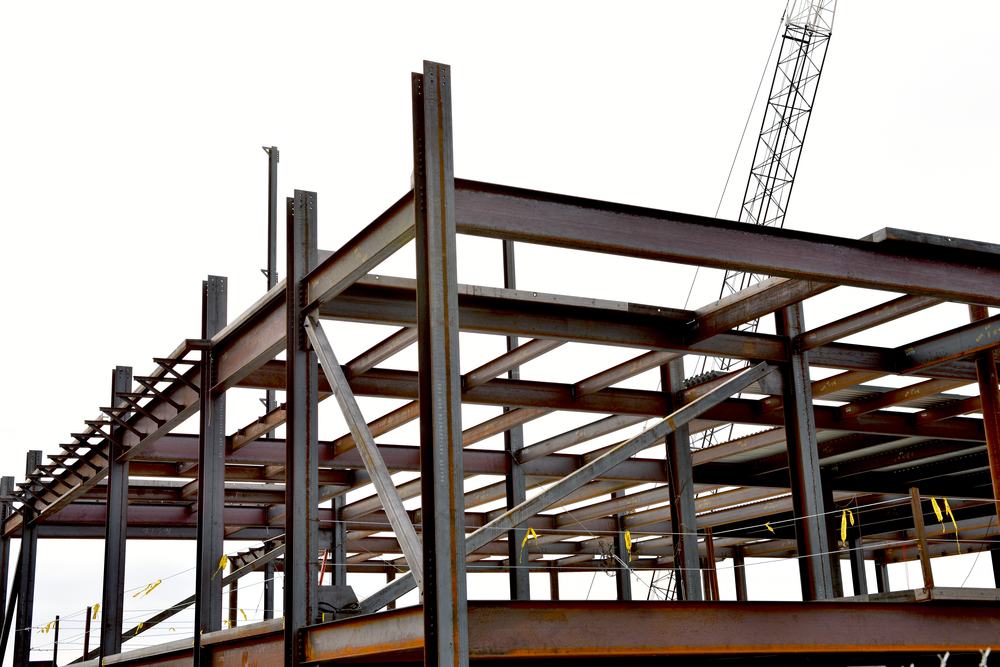
#> input picture YOLO8/assets/steel_beam_05.jpg, 1000 x 667 px, found by its file name
$ python canny_edge_detection.py
#> lines starting #> are read from the running program, lines starting #| are printed output that depends on the picture; after the words box and inside, x2 and y2 are one past the last pixel; in counts of white or black regions, pixels touching at a corner belong together
import cv2
import numpy as np

def canny_edge_detection(image_path, output_path):
    # Load image
    image = cv2.imread(image_path)
#> image is the input picture: shape (667, 1000, 3); mean B, G, R 148.3, 152.4, 160.1
    if image is None:
        raise ValueError(f"Could not load the image at {image_path}. Please check the file path and format.")

    # Convert to grayscale
    gray = cv2.cvtColor(image, cv2.COLOR_BGR2GRAY)
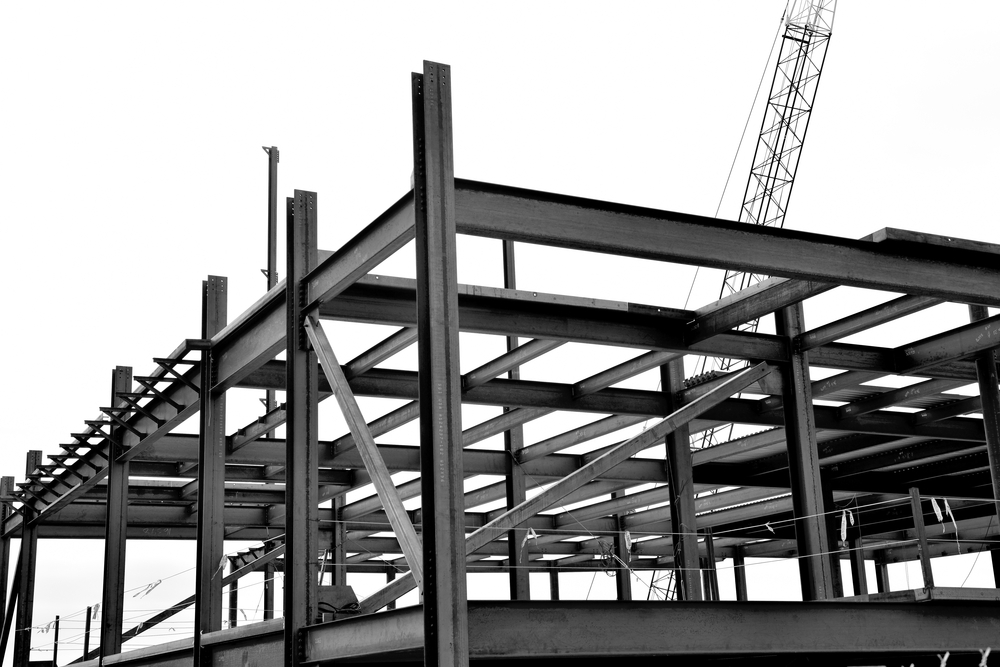
#> gray: shape (667, 1000); min 0, max 255, mean 154.3

    # Apply Gaussian blur to reduce noise
    blurred = cv2.GaussianBlur(gray, (5, 5), 1.4)
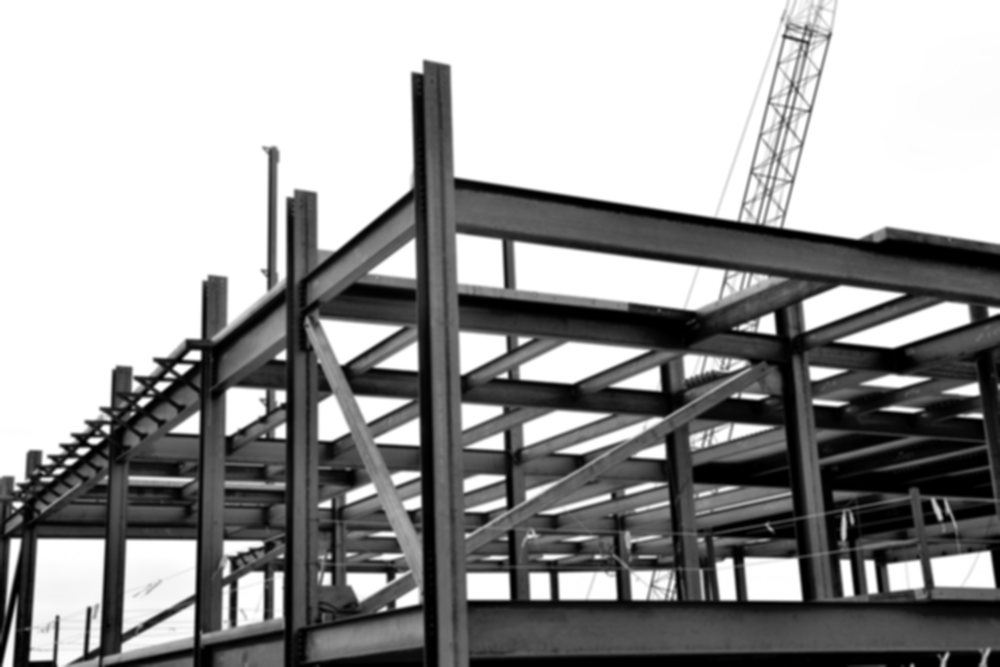
#> blurred: shape (667, 1000); min 0, max 255, mean 154.3

    # Apply Canny edge detector
    edges = cv2.Canny(blurred, 100, 200)
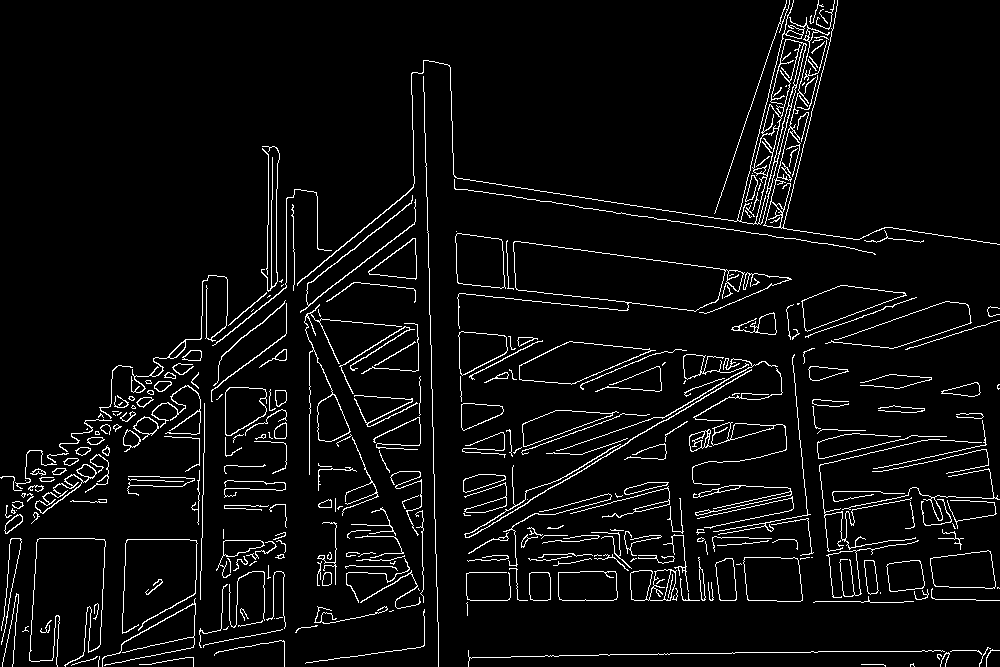
#> edges: shape (667, 1000); 5% white in thin lines or dots

    # Save the result
    cv2.imwrite(output_path, edges)
    print(f"Edge detection completed. Processed image saved at {output_path}")

# Example usage
image_path = "/home/radwa/Documents/assets/steel_beam_05.jpg"
output_path = "/home/radwa/Documents/output/detect_beam05.jpg"
canny_edge_detection(image_path, output_path)

$ run again, with YOLO8/assets/steel_beam_04.jpg copied over YOLO8/assets/steel_beam_05.jpg
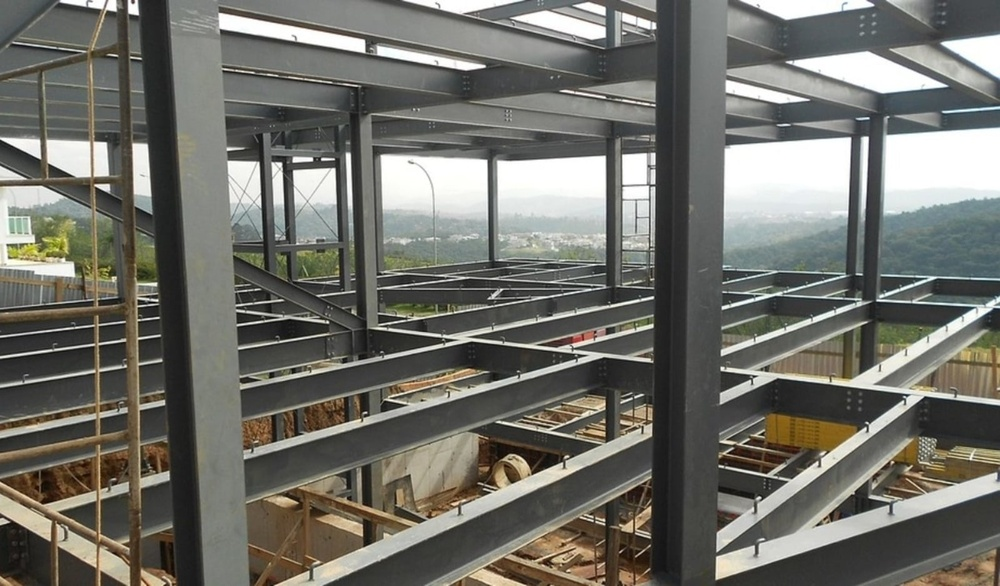
#> input picture YOLO8/assets/steel_beam_04.jpg, 1000 x 586 px, shrunk from 1600 x 937 before the run, found by its file name
#> in canny_edge_detection, image is the input picture: shape (586, 1000, 3); mean B, G, R 105.8, 112.8, 113.4
#> in canny_edge_detection, `blurred = cv2.GaussianBlur(gray, (5, 5), 1.4)`:
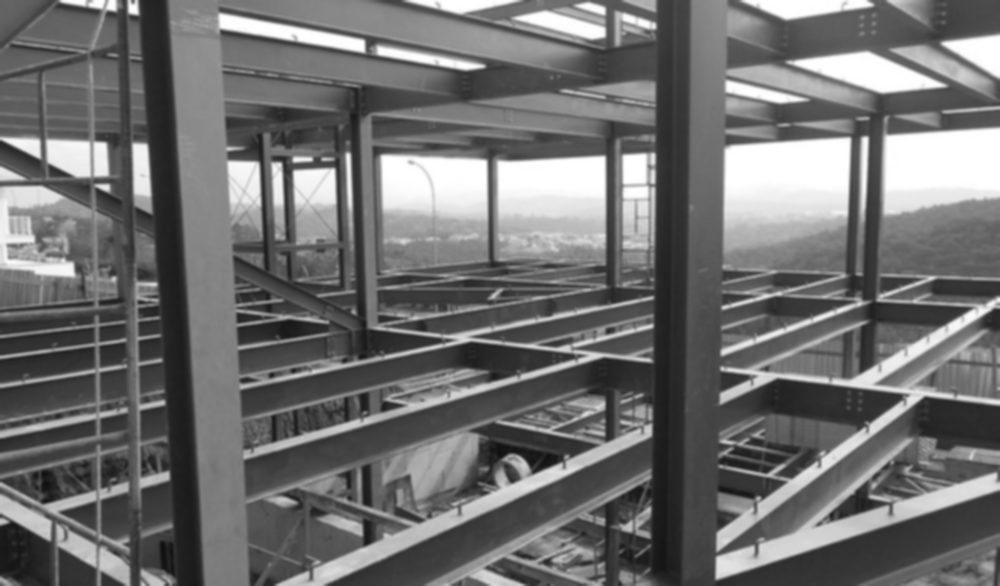
#> blurred: shape (586, 1000); min 15, max 255, mean 112.2
#> in canny_edge_detection, `edges = cv2.Canny(blurred, 100, 200)`:
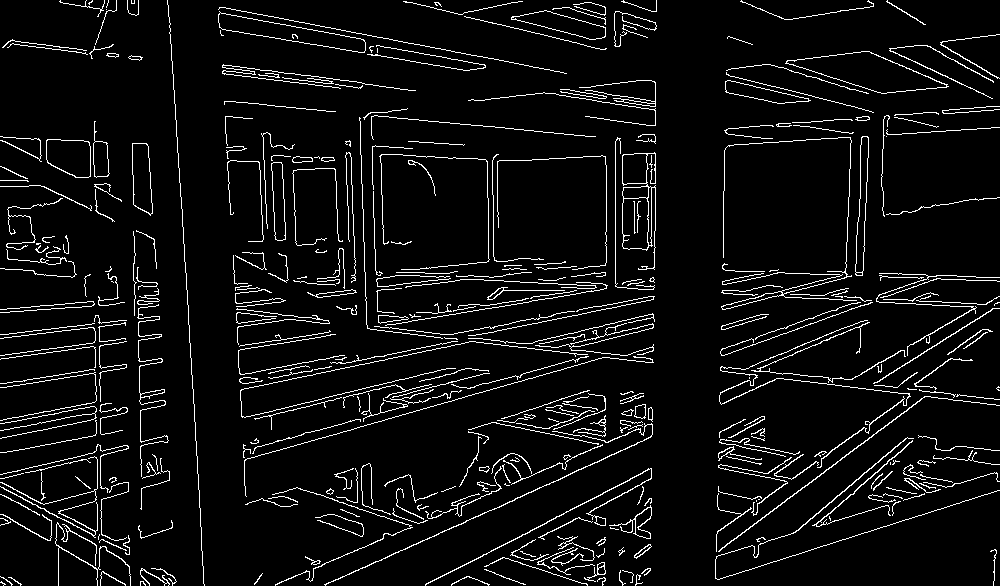
#> edges: shape (586, 1000); 6.1% white in thin lines or dots
